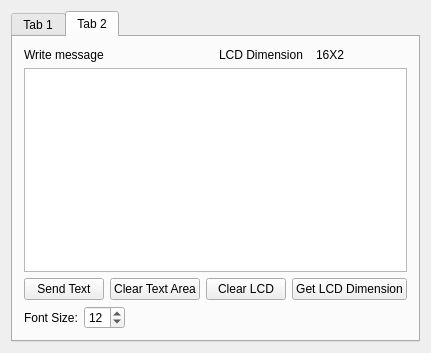
<?xml version="1.0" encoding="UTF-8"?>
<ui version="4.0">
 <class>QArduinoDialog</class>
 <widget class="QWidget" name="QArduinoDialog">
  <property name="geometry">
   <rect>
    <x>0</x>
    <y>0</y>
    <width>410</width>
    <height>353</height>
   </rect>
  </property>
  <property name="windowTitle">
   <string>QArduinoDialog</string>
  </property>
  <layout class="QGridLayout" name="gridLayout_3">
   <item row="0" column="0">
    <widget class="QTabWidget" name="tabWidget">
     <property name="currentIndex">
      <number>1</number>
     </property>
     <widget class="QWidget" name="connectionTab">
      <attribute name="title">
       <string>Tab 1</string>
      </attribute>
      <layout class="QGridLayout" name="gridLayout">
       <item row="0" column="0">
        <layout class="QHBoxLayout" name="horizontalLayout_4">
         <item>
          <layout class="QHBoxLayout" name="horizontalLayout_2">
           <item>
            <widget class="QLabel" name="comportLabel">
             <property name="text">
              <string>COM Ports</string>
             </property>
            </widget>
           </item>
           <item>
            <widget class="QComboBox" name="comportComboBox"/>
           </item>
          </layout>
         </item>
         <item>
          <spacer name="horizontalSpacer">
           <property name="orientation">
            <enum>Qt::Horizontal</enum>
           </property>
           <property name="sizeHint" stdset="0">
            <size>
             <width>40</width>
             <height>20</height>
            </size>
           </property>
          </spacer>
         </item>
         <item>
          <layout class="QHBoxLayout" name="horizontalLayout_3">
           <item>
            <widget class="QLabel" name="baudRateLabel">
             <property name="text">
              <string>Baud Rate:</string>
             </property>
            </widget>
           </item>
           <item>
            <widget class="QComboBox" name="baudRateComboBox"/>
           </item>
          </layout>
         </item>
        </layout>
       </item>
       <item row="1" column="0">
        <layout class="QHBoxLayout" name="horizontalLayout_5">
         <item>
          <widget class="QPushButton" name="connectButton">
           <property name="text">
            <string>Connect</string>
           </property>
          </widget>
         </item>
         <item>
          <widget class="QPushButton" name="disconnectButton">
           <property name="text">
            <string>Disconnect</string>
           </property>
          </widget>
         </item>
         <item>
          <widget class="QPushButton" name="portStatusButton">
           <property name="text">
            <string>Port Status</string>
           </property>
          </widget>
         </item>
        </layout>
       </item>
      </layout>
     </widget>
     <widget class="QWidget" name="lcdTab">
      <attribute name="title">
       <string>Tab 2</string>
      </attribute>
      <layout class="QGridLayout" name="gridLayout_2">
       <item row="0" column="0">
        <widget class="QLabel" name="label">
         <property name="text">
          <string>Write message</string>
         </property>
        </widget>
       </item>
       <item row="0" column="1">
        <layout class="QHBoxLayout" name="horizontalLayout_7">
         <item>
          <widget class="QLabel" name="label_2">
           <property name="text">
            <string>LCD Dimension</string>
           </property>
          </widget>
         </item>
         <item>
          <widget class="QLabel" name="dimensionLabel">
           <property name="text">
            <string>16X2</string>
           </property>
          </widget>
         </item>
        </layout>
       </item>
       <item row="1" column="0" colspan="2">
        <layout class="QVBoxLayout" name="verticalLayout">
         <item>
          <widget class="QTextEdit" name="messageTextEdit"/>
         </item>
         <item>
          <layout class="QHBoxLayout" name="horizontalLayout_6">
           <item>
            <widget class="QPushButton" name="sendTextButton">
             <property name="text">
              <string>Send Text</string>
             </property>
            </widget>
           </item>
           <item>
            <widget class="QPushButton" name="pushButton">
             <property name="text">
              <string>Clear Text Area</string>
             </property>
            </widget>
           </item>
           <item>
            <widget class="QPushButton" name="clearLCDButton">
             <property name="text">
              <string>Clear LCD</string>
             </property>
            </widget>
           </item>
           <item>
            <widget class="QPushButton" name="getLCDDimensionButton">
             <property name="text">
              <string>Get LCD Dimension</string>
             </property>
            </widget>
           </item>
          </layout>
         </item>
        </layout>
       </item>
       <item row="2" column="0" colspan="2">
        <layout class="QHBoxLayout" name="horizontalLayout_8">
         <item>
          <layout class="QHBoxLayout" name="horizontalLayout">
           <item>
            <widget class="QLabel" name="label_3">
             <property name="text">
              <string>Font Size:</string>
             </property>
            </widget>
           </item>
           <item>
            <widget class="QSpinBox" name="fontsizeSpinBox">
             <property name="minimum">
              <number>5</number>
             </property>
             <property name="maximum">
              <number>20</number>
             </property>
             <property name="value">
              <number>12</number>
             </property>
            </widget>
           </item>
          </layout>
         </item>
         <item>
          <spacer name="horizontalSpacer_2">
           <property name="orientation">
            <enum>Qt::Horizontal</enum>
           </property>
           <property name="sizeHint" stdset="0">
            <size>
             <width>40</width>
             <height>20</height>
            </size>
           </property>
          </spacer>
         </item>
        </layout>
       </item>
      </layout>
     </widget>
    </widget>
   </item>
  </layout>
 </widget>
 <layoutdefault spacing="6" margin="11"/>
 <resources/>
 <connections/>
</ui>
